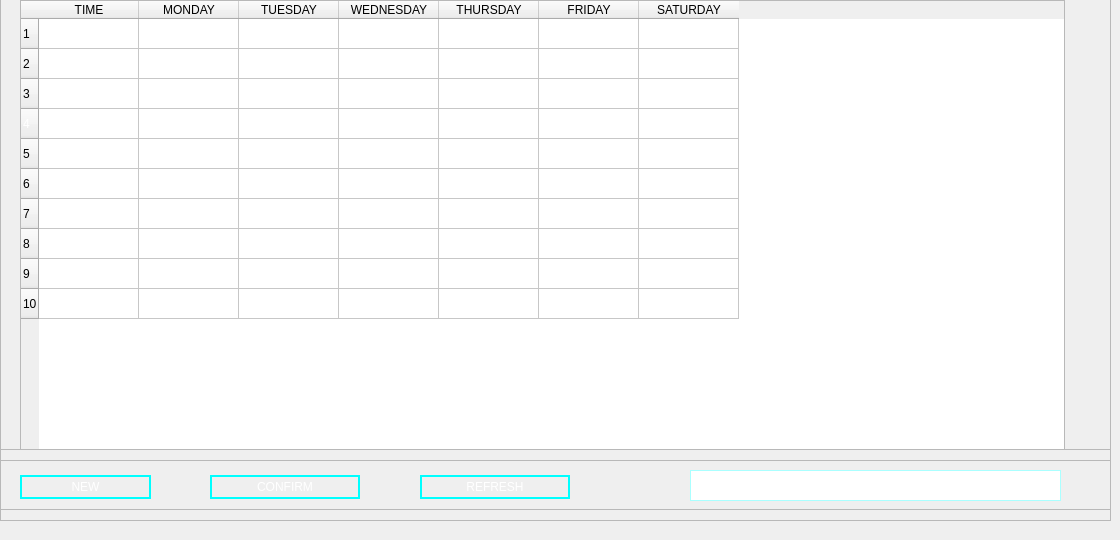
        <widget class="QWidget" name="page_3">
         <widget class="QFrame" name="frame_15">
          <property name="geometry">
           <rect>
            <x>0</x>
            <y>-10</y>
            <width>1111</width>
            <height>531</height>
           </rect>
          </property>
          <property name="frameShape">
           <enum>QFrame::StyledPanel</enum>
          </property>
          <property name="frameShadow">
           <enum>QFrame::Raised</enum>
          </property>
          <widget class="QFrame" name="frame_16">
           <property name="geometry">
            <rect>
             <x>0</x>
             <y>0</y>
             <width>1111</width>
             <height>460</height>
            </rect>
           </property>
           <property name="frameShape">
            <enum>QFrame::StyledPanel</enum>
           </property>
           <property name="frameShadow">
            <enum>QFrame::Raised</enum>
           </property>
           <widget class="QTableWidget" name="time_table">
            <property name="geometry">
             <rect>
              <x>20</x>
              <y>10</y>
              <width>1045</width>
              <height>450</height>
             </rect>
            </property>
            <property name="styleSheet">
             <string notr="true">color: rgb(255,255,255);</string>
            </property>
            <property name="rowCount">
             <number>10</number>
            </property>
            <property name="columnCount">
             <number>7</number>
            </property>
            <row>
             <property name="text">
              <string>1</string>
             </property>
             <property name="background">
              <color>
               <red>255</red>
               <green>255</green>
               <blue>255</blue>
              </color>
             </property>
             <property name="foreground">
              <brush brushstyle="SolidPattern">
               <color alpha="255">
                <red>0</red>
                <green>0</green>
                <blue>0</blue>
               </color>
              </brush>
             </property>
            </row>
            <row>
             <property name="text">
              <string>2</string>
             </property>
             <property name="background">
              <color>
               <red>255</red>
               <green>255</green>
               <blue>255</blue>
              </color>
             </property>
             <property name="foreground">
              <brush brushstyle="SolidPattern">
               <color alpha="255">
                <red>0</red>
                <green>0</green>
                <blue>0</blue>
               </color>
              </brush>
             </property>
            </row>
            <row>
             <property name="text">
              <string>3</string>
             </property>
             <property name="background">
              <color>
               <red>255</red>
               <green>255</green>
               <blue>255</blue>
              </color>
             </property>
             <property name="foreground">
              <brush brushstyle="SolidPattern">
               <color alpha="255">
                <red>0</red>
                <green>0</green>
                <blue>0</blue>
               </color>
              </brush>
             </property>
            </row>
            <row>
             <property name="text">
              <string>4</string>
             </property>
             <property name="background">
              <color>
               <red>255</red>
               <green>255</green>
               <blue>255</blue>
              </color>
             </property>
            </row>
            <row>
             <property name="text">
              <string>5</string>
             </property>
             <property name="background">
              <color>
               <red>255</red>
               <green>255</green>
               <blue>255</blue>
              </color>
             </property>
             <property name="foreground">
              <brush brushstyle="SolidPattern">
               <color alpha="255">
                <red>0</red>
                <green>0</green>
                <blue>0</blue>
               </color>
              </brush>
             </property>
            </row>
            <row>
             <property name="text">
              <string>6</string>
             </property>
             <property name="background">
              <color>
               <red>255</red>
               <green>255</green>
               <blue>255</blue>
              </color>
             </property>
             <property name="foreground">
              <brush brushstyle="SolidPattern">
               <color alpha="255">
                <red>0</red>
                <green>0</green>
                <blue>0</blue>
               </color>
              </brush>
             </property>
            </row>
            <row>
             <property name="text">
              <string>7</string>
             </property>
             <property name="background">
              <color>
               <red>255</red>
               <green>255</green>
               <blue>255</blue>
              </color>
             </property>
             <property name="foreground">
              <brush brushstyle="SolidPattern">
               <color alpha="255">
                <red>0</red>
                <green>0</green>
                <blue>0</blue>
               </color>
              </brush>
             </property>
            </row>
            <row>
             <property name="text">
              <string>8</string>
             </property>
             <property name="background">
              <color>
               <red>255</red>
               <green>255</green>
               <blue>255</blue>
              </color>
             </property>
             <property name="foreground">
              <brush brushstyle="SolidPattern">
               <color alpha="255">
                <red>0</red>
                <green>0</green>
                <blue>0</blue>
               </color>
              </brush>
             </property>
            </row>
            <row>
             <property name="text">
              <string>9</string>
             </property>
             <property name="background">
              <color>
               <red>255</red>
               <green>255</green>
               <blue>255</blue>
              </color>
             </property>
             <property name="foreground">
              <brush brushstyle="SolidPattern">
               <color alpha="255">
                <red>0</red>
                <green>0</green>
                <blue>0</blue>
               </color>
              </brush>
             </property>
            </row>
            <row>
             <property name="text">
              <string>10</string>
             </property>
             <property name="background">
              <color>
               <red>255</red>
               <green>255</green>
               <blue>255</blue>
              </color>
             </property>
             <property name="foreground">
              <brush brushstyle="SolidPattern">
               <color alpha="255">
                <red>0</red>
                <green>0</green>
                <blue>0</blue>
               </color>
              </brush>
             </property>
            </row>
            <column>
             <property name="text">
              <string>TIME</string>
             </property>
             <property name="background">
              <color>
               <red>255</red>
               <green>255</green>
               <blue>255</blue>
              </color>
             </property>
             <property name="foreground">
              <brush brushstyle="SolidPattern">
               <color alpha="255">
                <red>0</red>
                <green>0</green>
                <blue>0</blue>
               </color>
              </brush>
             </property>
            </column>
            <column>
             <property name="text">
              <string>MONDAY</string>
             </property>
             <property name="background">
              <color>
               <red>255</red>
               <green>255</green>
               <blue>255</blue>
              </color>
             </property>
             <property name="foreground">
              <brush brushstyle="SolidPattern">
               <color alpha="255">
                <red>0</red>
                <green>0</green>
                <blue>0</blue>
               </color>
              </brush>
             </property>
            </column>
            <column>
             <property name="text">
              <string>TUESDAY</string>
             </property>
             <property name="background">
              <color>
               <red>255</red>
               <green>255</green>
               <blue>255</blue>
              </color>
             </property>
             <property name="foreground">
              <brush brushstyle="SolidPattern">
               <color alpha="255">
                <red>0</red>
                <green>0</green>
                <blue>0</blue>
               </color>
              </brush>
             </property>
            </column>
            <column>
             <property name="text">
              <string>WEDNESDAY</string>
             </property>
             <property name="background">
              <color>
               <red>255</red>
               <green>255</green>
               <blue>255</blue>
              </color>
             </property>
             <property name="foreground">
              <brush brushstyle="SolidPattern">
               <color alpha="255">
                <red>0</red>
                <green>0</green>
                <blue>0</blue>
               </color>
              </brush>
             </property>
            </column>
            <column>
             <property name="text">
              <string>THURSDAY</string>
             </property>
             <property name="background">
              <color>
               <red>255</red>
               <green>255</green>
               <blue>255</blue>
              </color>
             </property>
             <property name="foreground">
              <brush brushstyle="SolidPattern">
               <color alpha="255">
                <red>0</red>
                <green>0</green>
                <blue>0</blue>
               </color>
              </brush>
             </property>
            </column>
            <column>
             <property name="text">
              <string>FRIDAY</string>
             </property>
             <property name="background">
              <color>
               <red>255</red>
               <green>255</green>
               <blue>255</blue>
              </color>
             </property>
             <property name="foreground">
              <brush brushstyle="SolidPattern">
               <color alpha="255">
                <red>0</red>
                <green>0</green>
                <blue>0</blue>
               </color>
              </brush>
             </property>
            </column>
            <column>
             <property name="text">
              <string>SATURDAY</string>
             </property>
             <property name="background">
              <color>
               <red>255</red>
               <green>255</green>
               <blue>255</blue>
              </color>
             </property>
             <property name="foreground">
              <brush brushstyle="SolidPattern">
               <color alpha="255">
                <red>0</red>
                <green>0</green>
                <blue>0</blue>
               </color>
              </brush>
             </property>
            </column>
           </widget>
          </widget>
          <widget class="QFrame" name="frame_20">
           <property name="geometry">
            <rect>
             <x>0</x>
             <y>470</y>
             <width>1121</width>
             <height>50</height>
            </rect>
           </property>
           <property name="frameShape">
            <enum>QFrame::StyledPanel</enum>
           </property>
           <property name="frameShadow">
            <enum>QFrame::Raised</enum>
           </property>
           <widget class="QPushButton" name="new_tb_btn">
            <property name="geometry">
             <rect>
              <x>20</x>
              <y>15</y>
              <width>131</width>
              <height>24</height>
             </rect>
            </property>
            <property name="styleSheet">
             <string notr="true">
QPushButton {
	color: rgb(255, 255, 255);
	border: 2px solid rgb(0, 255, 255);
}
QPushButton:hover {
    background-color: rgb(103, 255, 2);
}
QPushButton:pressed {
    background-color: rgb(224, 0, 0);
    border-style: inset;
}
</string>
            </property>
            <property name="text">
             <string>NEW</string>
            </property>
           </widget>
           <widget class="QPushButton" name="conf_tb_btn">
            <property name="geometry">
             <rect>
              <x>210</x>
              <y>15</y>
              <width>150</width>
              <height>24</height>
             </rect>
            </property>
            <property name="styleSheet">
             <string notr="true">
QPushButton {
	color: rgb(255, 255, 255);
	border: 2px solid rgb(0, 255, 255);
}
QPushButton:hover {
    background-color: rgb(103, 255, 2);
}
QPushButton:pressed {
    background-color: rgb(224, 0, 0);
    border-style: inset;
}
</string>
            </property>
            <property name="text">
             <string>CONFIRM</string>
            </property>
           </widget>
           <widget class="QPushButton" name="refr_btn">
            <property name="geometry">
             <rect>
              <x>420</x>
              <y>15</y>
              <width>150</width>
              <height>24</height>
             </rect>
            </property>
            <property name="styleSheet">
             <string notr="true">
QPushButton {
	color: rgb(255, 255, 255);
	border: 2px solid rgb(0, 255, 255);
}
QPushButton:hover {
    background-color: rgb(103, 255, 2);
}
QPushButton:pressed {
    background-color: rgb(224, 0, 0);
    border-style: inset;
}
</string>
            </property>
            <property name="text">
             <string>REFRESH</string>
            </property>
           </widget>
           <widget class="QTextEdit" name="tb_error">
            <property name="geometry">
             <rect>
              <x>690</x>
              <y>10</y>
              <width>371</width>
              <height>31</height>
             </rect>
            </property>
            <property name="font">
             <font>
              <pointsize>9</pointsize>
              <stylestrategy>PreferDefault</stylestrategy>
             </font>
            </property>
            <property name="styleSheet">
             <string notr="true">QTextEdit {
	color: rgb(255,255,255);
	border: 1px solid rgb(170, 255, 255);
}</string>
            </property>
            <property name="lineWrapMode">
             <enum>QTextEdit::FixedColumnWidth</enum>
            </property>
            <property name="lineWrapColumnOrWidth">
             <number>365</number>
            </property>
            <property name="readOnly">
             <bool>true</bool>
            </property>
            <property name="placeholderText">
             <string/>
            </property>
           </widget>
          </widget>
         </widget>
        </widget>
